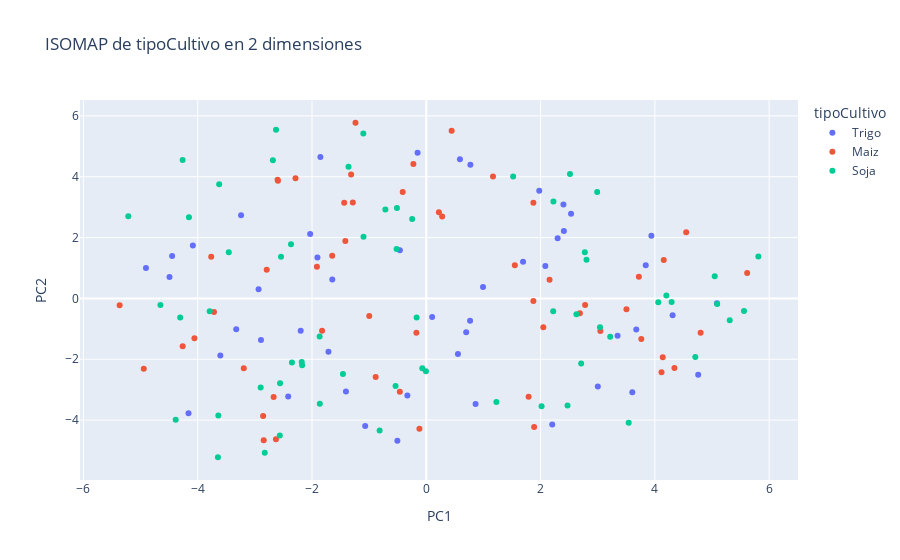

Notebook code for this chart:
### Markdown cell above
Ajustando una cantidad de vecinos baja (5) obtenemos un gráfico donde no se llegá a apreciar ninguna separción clara de grupos como consecuencia de utilizar solo dos componentes, que no son suficientes para explicar la varianza de los datos.

### Code cell
fig_isomap_2d = px.scatter(df_isomap, x='PC1', y='PC2', color='tipoCultivo',
                    labels = {'color':'tipoCultivo', 0:'PC1',1:'PC2'},
                    title='ISOMAP de tipoCultivo en 2 dimensiones')
fig_isomap_2d.show()

### Figure 1 — Plotly figure (JSON) as saved in the notebook; plotly's stock layout.template omitted (floating-point values rounded to 4 significant figures)
{"data": [{"hovertemplate": "tipoCultivo=Trigo<br>PC1=%{x}<br>PC2=%{y}<extra></extra>", "legendgroup": "Trigo", "marker": {"color": "#636efa", "symbol": "circle"}, "mode": "markers", "name": "Trigo", "orientation": "v", "showlegend": true, "type": "scatter", "x": [0.5888, 0.6984, 2.299, -4.494, 3.002, -0.5059, 3.84, 2.534, -1.406, 0.554, 5.087, -4.906, -3.241, -2.893, 3.606, 0.7662, -2.198, -4.085, 0.993, -4.161, -0.1525, -2.417, -3.604, -1.645, -1.069, 3.675, 4.759, 3.347, -2.032, -0.4623, -3.326, 2.4, 1.977, 1.693, -1.712, -1.853, 0.1026, -1.905, 0.8625, 2.083, 2.408, -2.935, 4.311, 0.7718, -4.448, 3.939, -0.3314, 2.204], "xaxis": "x", "y": [4.571, -1.109, 1.979, 0.6997, -2.896, -4.677, 1.094, 2.78, -3.062, -1.83, -0.1622, 1.002, 2.738, -1.371, -3.084, -0.7367, -1.066, 1.739, 0.378, -3.779, 4.787, -3.226, -1.877, 0.6224, -4.198, -1.023, -2.506, -1.227, 2.114, 1.583, -1.017, 3.089, 3.539, 1.203, -1.75, 4.645, -0.6095, 1.345, -3.471, 1.066, 2.212, 0.3022, -0.5572, 4.391, 1.392, 2.058, -3.194, -4.142], "yaxis": "y"}, {"hovertemplate": "tipoCultivo=Maiz<br>PC1=%{x}<br>PC2=%{y}<extra></extra>", "legendgroup": "Maiz", "marker": {"color": "#EF553B", "symbol": "circle"}, "mode": "markers", "name": "Maiz", "orientation": "v", "showlegend": true, "type": "scatter", "x": [-2.671, 2.779, 4.156, 4.117, -2.845, 4.801, -4.263, -4.058, -2.856, -2.602, -1.914, -3.715, -1.646, 2.688, 1.874, -3.764, -0.2259, 1.875, -1.824, 1.549, -1.286, 3.763, -0.1731, 0.4437, -1.437, -3.194, 0.2207, 5.616, 3.503, 1.167, -2.289, 2.048, -1.316, 3.047, -0.1205, -2.631, -1.417, -2.793, -0.4125, -4.944, 4.549, -0.9986, 4.343, -0.4629, 1.887, 0.2777, -1.239, -2.596, 4.138, 2.157, -0.8861, -5.366, 1.79, 3.72], "xaxis": "x", "y": [-3.239, -0.2203, 1.262, -2.424, -4.664, -1.128, -1.575, -1.311, -3.869, 3.898, 1.038, -0.4496, 1.4, -0.4908, -0.08215, 1.368, 4.419, 3.145, -1.065, 1.086, 3.153, -1.333, -1.126, 5.51, 3.146, -2.293, 2.834, 0.8335, -0.3526, 4.005, 3.946, -0.9457, 4.076, -1.068, -4.285, -4.63, 1.886, 0.9421, 3.499, -2.31, 2.176, -0.579, -2.291, -3.07, -4.227, 2.692, 5.774, 3.866, -1.936, 0.615, -2.583, -0.2253, -3.236, 0.7143], "yaxis": "y"}, {"hovertemplate": "tipoCultivo=Soja<br>PC1=%{x}<br>PC2=%{y}<extra></extra>", "legendgroup": "Soja", "marker": {"color": "#00cc96", "symbol": "circle"}, "mode": "markers", "name": "Soja", "orientation": "v", "showlegend": true, "type": "scatter", "x": [-1.863, -3.791, 4.06, -4.153, -2.827, -2.351, -2.542, -2.899, -3.639, -2.559, 2.804, -0.5379, -2.685, -0.06947, -0.5204, 2.99, -1.362, -0.006266, 5.31, 2.018, -0.8171, -2.63, 5.56, -0.7163, -0.2471, -1.102, -4.264, -3.625, 2.515, -1.459, -0.1697, 5.048, -3.457, -4.386, 2.775, -2.18, -5.215, 4.708, -1.099, -4.653, -2.173, 5.091, -1.867, 3.218, -4.307, 5.811, -0.5143, 2.71, 3.04, 1.52, 4.293, 4.202, -2.563, 2.472, 3.542, -2.368, 2.627, 2.221, 2.225, -3.647, 1.227], "xaxis": "x", "y": [-3.467, -0.4202, -0.1254, 2.667, -5.073, -2.108, 1.369, -2.93, -3.846, -2.79, 1.269, -2.881, 4.545, -2.295, 1.622, 3.498, 4.325, -2.391, -0.7202, -3.546, -4.34, 5.542, -0.4174, 2.919, 2.608, 5.42, 4.548, 3.753, 4.086, -2.488, -0.6313, 0.7249, 1.513, -3.992, 1.52, -2.088, 2.701, -1.924, 2.025, -0.2193, -2.2, -0.1879, -1.252, -1.265, -0.6244, 1.378, 2.973, -2.14, -0.9504, 4.007, -0.1147, 0.09872, -4.503, -3.523, -4.09, 1.783, -0.5227, -0.4224, 3.185, -5.222, -3.403], "yaxis": "y"}], "layout": {"legend": {"title": {"text": "tipoCultivo"}, "tracegroupgap": 0}, "title": {"text": "ISOMAP de tipoCultivo en 2 dimensiones"}, "xaxis": {"anchor": "y", "domain": [0, 1], "title": {"text": "PC1"}}, "yaxis": {"anchor": "x", "domain": [0, 1], "title": {"text": "PC2"}}}}
